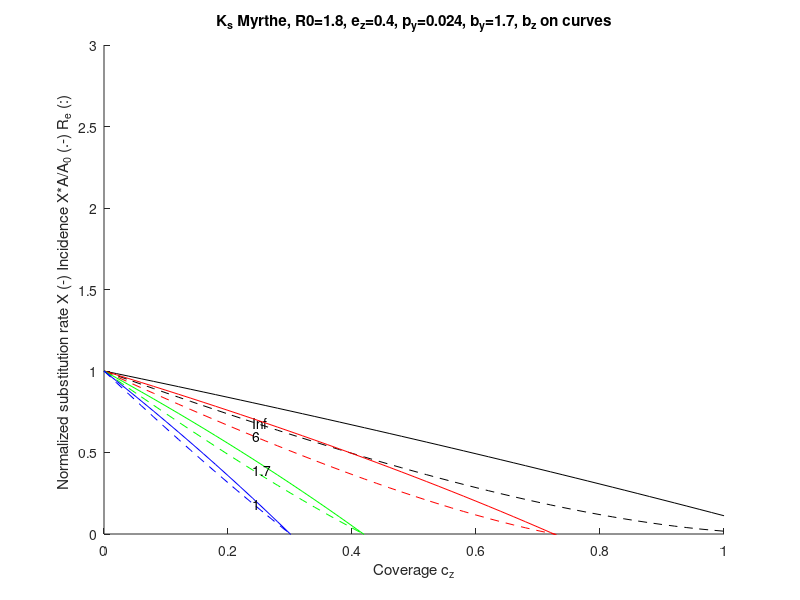
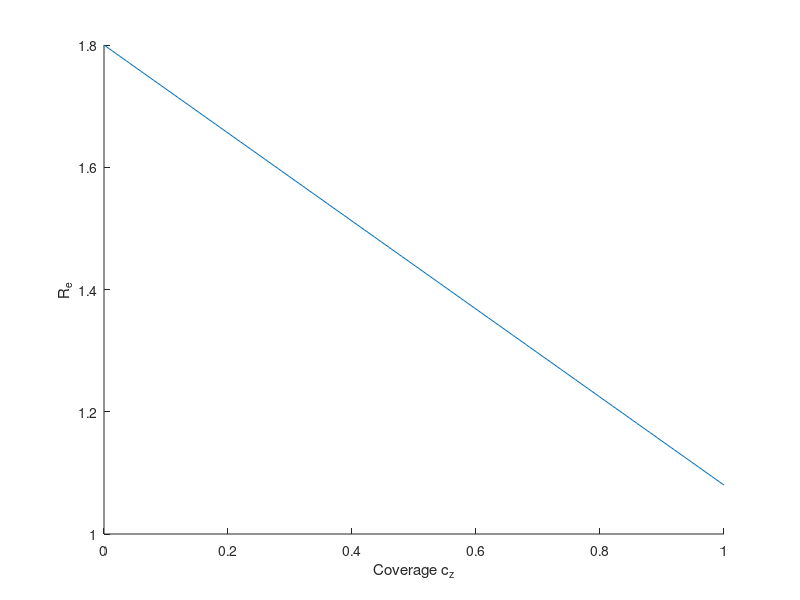

Here is the MATLAB script that generated these plots, in order:
% vaccine effect, the last vaccination only

%% Parameters
R00=1.8;        % basic reproduction number without vaccine
e_z=0.4;        % vaccine max. efficacy
py=0.024;       % susceptivility to homologous strain
by=1.7;%4.1;%6.8;%1.7;%2.0;         % steepness of K(u) 
vaccineahead=1;
du=0.05;
u=0:du:1000;%10000;      % antigenic coordinates 
% natural immunity transmission rate
%  K=1-exp(-u);  
%  Kder=exp(-u);
K=(1+(1-py)/py*exp(-u/by)).^(-1);
Kder=(1-py)/py/by*exp(-u/by).*(1+(1-py)/py*exp(-u/by)).^(-2);
c_z=0:0.02:1; %  coverage 
R0=R00*(1-e_z*c_z);

%% normalization and 1st component of sigma
AA=zeros(size(c_z));sigma1=zeros(size(c_z));
for k=1:length(c_z)
% Recovered individual density 
    Anew=1;A=77;i=0;
    while abs(A/Anew-1)>1e-6 && i<1000
        i=i+1;
        A=Anew;
        r=exp(-A*R0(k)*du*cumsum(K));
        totalr=sum(r)*du; 
        Anew=1/totalr;
    end
    r=A*r;
    AA(k)=A; 
% Selection coefficient from derivative in K
    sigma1(k)=R0(k)*du*sum(Kder.*r);
    Norm(k)=sum(r)*du;
end
sigma0=sigma1(1);
A0=AA(1);


%% loop in kappa = (1-e_z)/b_z
kcol=0;
col='krgbkrgb';
for kappa=[0 0.1 (1-e_z)/1.7 0.6];      % vaccine cross-reactivity reduction parameter
    kcol=kcol+1;

%% Finding dependence of x = sigma/sigma0 on beta

% calculating X=sigma/sigma0
  
if vaccineahead % if vaccine is ahead of the peak
    X = (sigma1 - e_z*c_z./(1-e_z*c_z)*kappa)/sigma0;
else
    X = (sigma1 + e_z*c_z./(1-e_z*c_z)*kappa)/sigma0;
end
    % relative incidence
    incid = X.*AA/A0; 

    figure(1)
    ii=1:length(R0);%find(R0 > 1);
    plot(c_z(ii), X(ii), [col(kcol),'-'], c_z(ii), incid(ii), [col(kcol),'--'])
    hold on
    text(c_z(round(end/4)),incid(round(end/4)),sprintf('%g',(1-e_z)/kappa))
   ylabel('Normalized substitution rate X (-) Incidence X*A/A_0 (.-) R_e (:) ')
    title(sprintf('K_s Myrthe, R0=%g, e_z=%g, p_y=%g, b_y=%g, b_z on curves',R00,e_z,py,by ))
end % loop in b_z
box off
hold off
axis([0 min((1-1/R00)/e_z,1) 0 3])

xlabel('Coverage c_z')

figure(2)

plot(c_z(ii), R0(ii))
xlabel('Coverage c_z')
ylabel('R_e')
box off



    

